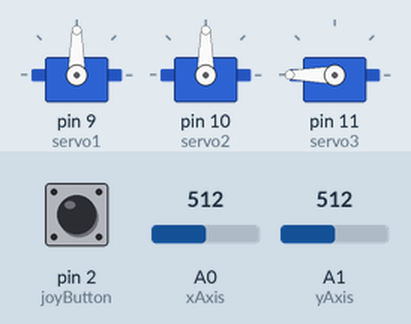
The sketch below on a simulated Arduino Uno, built with avr-gcc and run on an emulated ATmega328P. On the bench: 3 × servo. The test bench sets the inputs (shaded band); at power-on: A0 (xAxis) = 512, A1 (yAxis) = 512, pin 2 (joyButton) HIGH.

Above: at 1.2 s.
1.3 s: A0 (xAxis) set to 545
2.8 s: A0 (xAxis) set to 578
At 4.5 s:
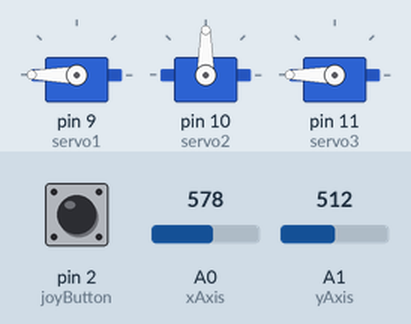
5.8 s: A1 (yAxis) set to 479
7.3 s: A1 (yAxis) set to 453
At 9.7 s:
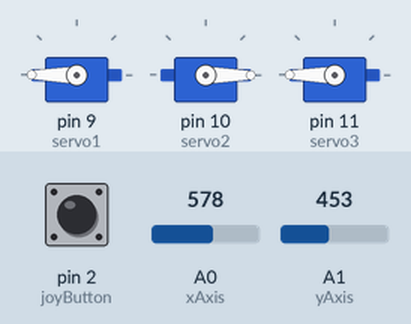
10.3 s: pin 2 (joyButton) pulled LOW for 0.15 s
At 11.5 s:
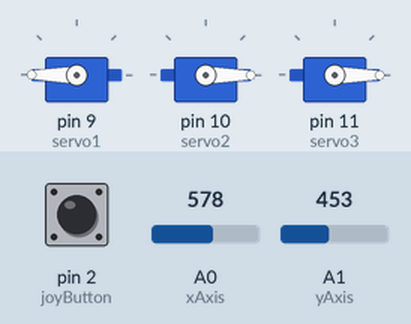
12.3 s: A1 (yAxis) set to 556
13.8 s: A1 (yAxis) set to 578
At 17.3 s:
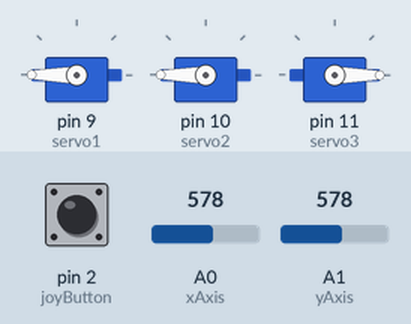
Timing chart, 0 to 17.8 s (numbered marks = the images above; inputs shaded):
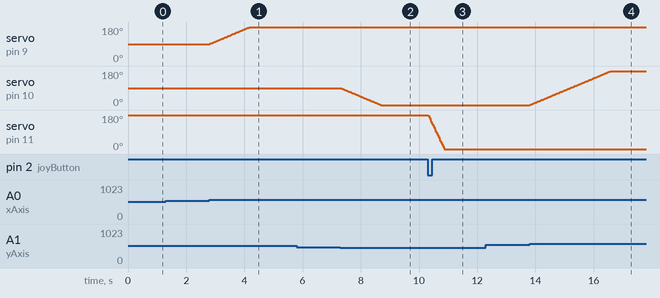

The sketch:

demo-arm-v2.ino
```cpp
#include <Servo.h>

Servo servo1;
Servo servo2;
Servo servo3;

int xAxis = A0;  // Joystick X axis
int yAxis = A1;  // Joystick Y axis
int joyButton = 2;  // Joystick button pin

int servo1Pos = 90;  // Starting at middle position
int servo2Pos = 90;  // Starting at middle position
int servo3Pos = 180; // Starting at open position

bool joyButtonPrevState = HIGH;
bool servo3MovingToClose = false; // Track direction of servo 3 movement
bool servo3Moving = false; // Track if servo 3 is moving

const int deadzone = 50;  // Deadzone for joystick center position
const int joystickCenter = 512;  // Center value for analog read
const int maxSpeed = 3;  // Maximum speed of servo movement per loop
const int servo3MoveSpeed = 5; // Speed for servo 3 movement

void setup() {
  servo1.attach(9);
  servo2.attach(10);
  servo3.attach(11);

  pinMode(joyButton, INPUT_PULLUP);

  // Initialize servo positions
  servo1.write(servo1Pos);
  servo2.write(servo2Pos);
  servo3.write(servo3Pos);
}

void loop() {
  // Control Servo 1 with X axis
  int xValue = analogRead(xAxis);
  if (abs(xValue - joystickCenter) > deadzone) {
    if (xValue > joystickCenter) {
      servo1Pos = min(180, servo1Pos + map(xValue - joystickCenter - deadzone, 0, 511 - deadzone, 1, maxSpeed));
    } else {
      servo1Pos = max(0, servo1Pos - map(joystickCenter - xValue - deadzone, 0, 512 - deadzone, 1, maxSpeed));
    }
    servo1.write(servo1Pos);
  }

  // Control Servo 2 with Y axis
  int yValue = analogRead(yAxis);
  if (abs(yValue - joystickCenter) > deadzone) {
    if (yValue > joystickCenter) {
      servo2Pos = min(180, servo2Pos + map(yValue - joystickCenter - deadzone, 0, 511 - deadzone, 1, maxSpeed));
    } else {
      servo2Pos = max(0, servo2Pos - map(joystickCenter - yValue - deadzone, 0, 512 - deadzone, 1, maxSpeed));
    }
    servo2.write(servo2Pos);
  }

  // Toggle Servo 3 between 0 and 180 degrees when joystick button is pressed
  bool joyButtonState = digitalRead(joyButton);
  if (joyButtonState == LOW && joyButtonPrevState == HIGH && !servo3Moving) {
    // Button just pressed
    servo3MovingToClose = (servo3Pos == 180);
    servo3Moving = true; // Start moving servo 3
  }

  // Move servo 3 gradually
  if (servo3Moving) {
    if (servo3MovingToClose) {
      servo3Pos -= servo3MoveSpeed;
      if (servo3Pos <= 0) {
        servo3Pos = 0;
        servo3Moving = false; // Stop movement
      }
    } else {
      servo3Pos += servo3MoveSpeed;
      if (servo3Pos >= 180) {
        servo3Pos = 180;
        servo3Moving = false; // Stop movement
      }
    }
    servo3.write(servo3Pos);
  }

  joyButtonPrevState = joyButtonState;

  delay(15); // Small delay for stability
}
```

Measured:
- the behaviour switches between 562 and 563 on A0 (xAxis) (found by bisection; images 0 and 1)
- the behaviour switches between 462 and 461 on A1 (yAxis) (found by bisection; images 1 and 2)
- the behaviour switches between 562 and 563 on A1 (yAxis) (found by bisection; images 3 and 4)
- after the input at 1.3 s, every drawn part: stays the same
- after the input at 2.8 s, servo on pin 9 (servo1): moves from 90° to 180° over 1.4 s, starting at once
- after the input at 5.8 s, every drawn part: stays the same
- after the input at 7.3 s, servo on pin 10 (servo2): moves from 90° to 0° over 1.4 s, starting at once
- after the input at 10.3 s, servo on pin 11 (servo3): moves from 180° to 0° over 0.54 s, starting at once
- after the input at 12.3 s, every drawn part: stays the same
- after the input at 13.8 s, servo on pin 10 (servo2): moves from 0° to 180° over 2.8 s, starting at once
